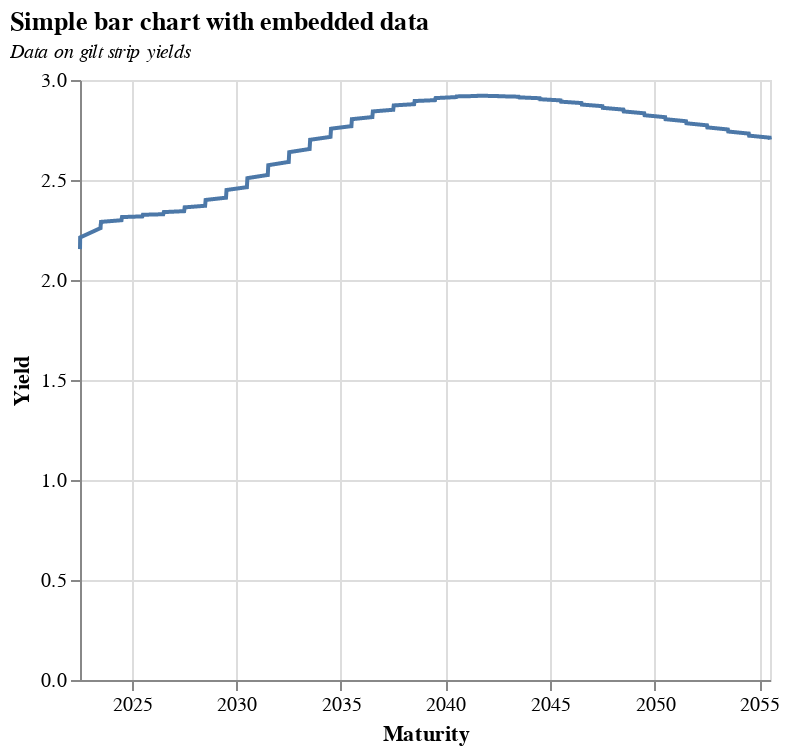

Write the Vega-Lite specification saved for this chart.
### Vega-Lite specification from a JSON file in a GitHub repository (floating-point values rounded to 4 significant figures; data arrays with more than 128 entries replaced by an {"elided": "..."} marker saying what was removed)
{"$schema": "https://vega.github.io/schema/vega-lite/v5.json", "description": "A simple bar chart with embedded data.", "height": 300, "width": 345, "title": {"text": "Simple bar chart with embedded data", "subtitle": "Data on gilt strip yields", "subtitleFontStyle": "italic", "subtitleFontSize": 10, "anchor": "start", "color": "black"}, "data": {"values": {"elided": "12057 records"}}, "mark": "line", "encoding": {"x": {"field": "Maturity", "type": "temporal", "axis": {"labelAngle": 0}}, "y": {"field": "Yield", "type": "quantitative"}}, "config": {}}
